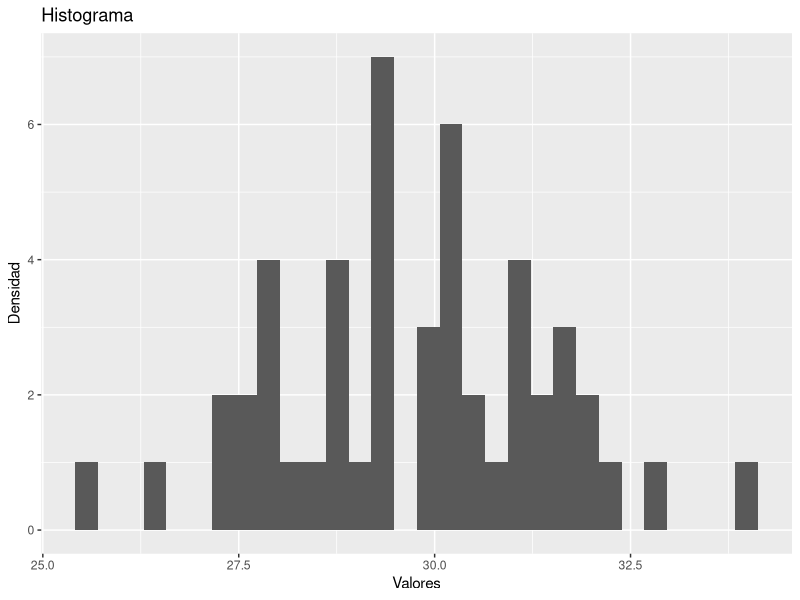

This chart was generated by the following R code:
hola <- rep(30, 50)

library(ggplot2)
library(dplyr)
# Analisis exploratorio 

normal <- rnorm(50, mean = 30, sd = 2)
binomial <- rbinom(50,12, 0.06)

datos <- as.data.frame(cbind(normal, binomial))
View(datos)

ggplot(datos, aes(normal))+
  geom_histogram()+
  labs(x = "Valores", y = "Densidad",
       title = "Histograma")


